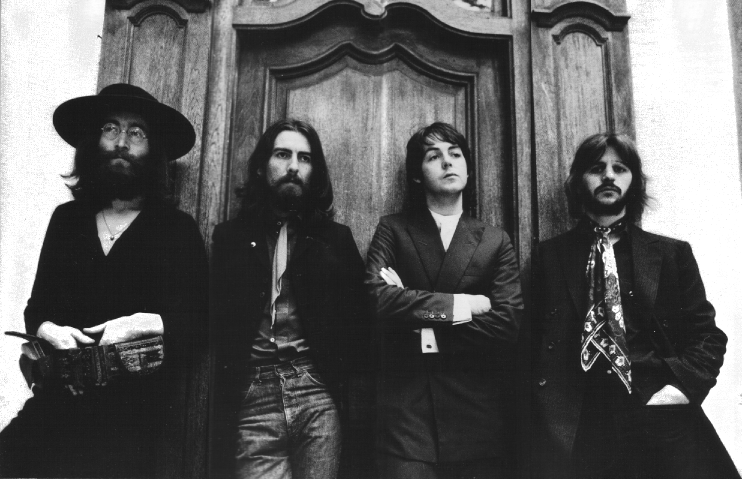
#> input picture images/beatles.png, 1483 x 957 px (shown at 1/2 size)
$ python resize.py
#> lines starting #> are read from the running program, lines starting #| are printed output that depends on the picture; after the words box and inside, x2 and y2 are one past the last pixel; in counts of white or black regions, pixels touching at a corner belong together; long printed decimals are rounded
#> `patch = img[200:301,200:301]`:
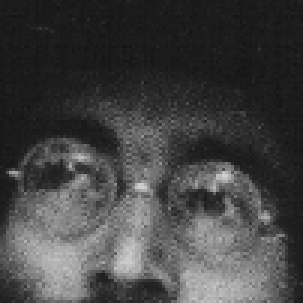
#> patch: shape (101, 101) (shown 3 times larger); min 18, max 208, mean 67.1
import numpy as np
import matplotlib.pyplot as plt
from time import time
from PIL import Image

def resize(img,dim_new,r,c,ker='bilinear'):
	"""Resize an image with output shape dim_new with given kernel of size (r,c)"""
#> called with dim_new = (150, 150), r = 5, c = 5, ker = 'bilinear'
	if len(img.shape) == 2:
		w,h = img.shape
#> w = 101; h = 101
		d = 1
		img = img.reshape((w,h,1))
	elif len(img.shape) == 3:
		w,h,d = img.shape
	else:
		print('Error: Invalid input format.')
		return

	img = img.astype(float)
#> img: shape (101, 101, 1) float64

	f, bd = choose_kernel(ker)

	r1 = dim_new[0]/w
#> r1 = 1.49
	r2 = dim_new[1]/h
#> r2 = 1.49
	res = np.zeros((dim_new[0],dim_new[1],d))
	count = 0

	print(f'Sampling rate: ({r1},{r2})')
#| Sampling rate: (1.485,1.485)

	for dp in range(d):
		for i in range(dim_new[0]):
			# Separable kernel execution
			# Compute h(i-rk) by:
			# 1) find suitable k
			# 2) Form a vector of the form [h(i-rk_0),h(i-rk_1),...,h(i-rk_n)]^T
			bound_i = np.maximum(np.array([(i-bd[1])/r1,(i-bd[0])/r1]).astype(int),0)
			ker_i = f(i-r1*np.arange(bound_i[0],bound_i[1]+1)).reshape((-1,1))
			ker_i = ker_i/np.sum(ker_i)
			for j in range(dim_new[1]):
				# Similarly, we compute h(j-rl)
				bound_j = np.maximum(np.array([(j-bd[1])/r2,(j-bd[0])/r2]).astype(int),0)
				ker_j = f(j-r2*np.arange(bound_j[0],bound_j[1]+1)).reshape((-1,1))
				ker_j = ker_j/np.sum(ker_j)

				patch = img[bound_i[0]:bound_i[1]+1,bound_j[0]:bound_j[1]+1,dp]
				res[i,j,dp] = patch*(ker_i@ker_j.T)
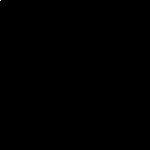
#> res: shape (150, 150, 1) float64; values 0 (black) and 27 (white), 0% white in thin lines or dots, all inside (x1, y1, x2, y2) = (0, 0, 1, 1)

	if d==1:
		res = res.reshape(dim_new)

	return res.astype('uint8')

def choose_kernel(ker):
	# Choose kernel, vectorised for better performance
	if ker == 'spline':
		f1 = lambda x: 1-2*x**2+abs(x**3) if abs(x)<1 else 0
		f2 = lambda x: -(abs(x)-1)*(abs(x)-2)**2 if abs(x)>1 and abs(x)<2 else 0
		f = lambda x: f1(x)+f2(x)
		bd = [-2,2]
	else:
		f = lambda x: max(0,1-abs(x))
		bd = [-1,1]

	return np.vectorize(f), bd

if __name__ == '__main__':
	img = np.array(Image.open('../../images/beatles.png').convert('L'))
	patch = img[200:301,200:301]
	t0 = time()
#> (the run stopped early here; a loop or call above may not have finished)
